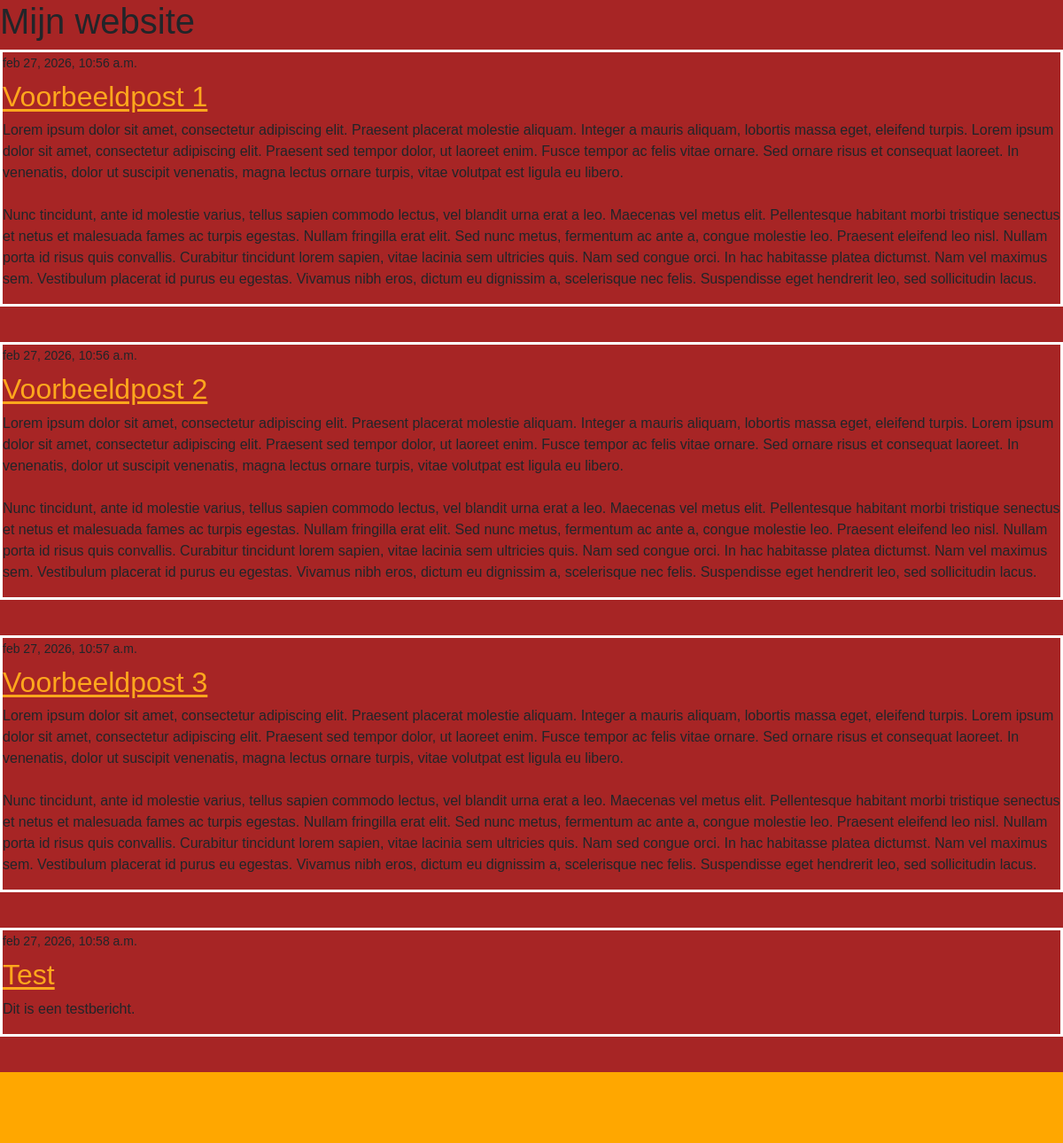
The page / on the database its author committed.
### blog/models.py (models this page shows, shortened)
class Post(models.Model):
    author = models.ForeignKey(
        settings.AUTH_USER_MODEL,
        on_delete=models.CASCADE
    )
    title = models.CharField(max_length=200)
    text = models.TextField()
    created_date = models.DateTimeField(default=timezone.now)
    published_date = models.DateTimeField(blank=True, null=True)

### blog/views.py (the view)
# urls.py: path('', views.post_list, name='post_list'),
def post_list(request):
    posts = Post.objects.filter(published_date__lte=timezone.now()).order_by('published_date')
    return render(request, 'blog/post_list.html', {'posts': posts})

### blog/templates/blog/post_list.html (shortened to what this page needs)
{% load static %}
<!DOCTYPE html>
<html lang="en">
<head>
    <link href="https://cdn.jsdelivr.net/npm/bootstrap@5.1.3/dist/css/bootstrap.min.css" rel="stylesheet"
>
    <link rel="stylesheet" href="{% static 'css/stijl.css' %}">
</head>
<body>
    <div class="header">
        <h1>Mijn website</h1>
    </div>
    <div class="content">
        {% block content %}
        {% for post in posts %}
        <article class="post">
            <time class="date">
                {{ post.published_date }}
            </time>
            <h2><a href="">{{ post.title }}</a></h2>
            <p>{{ post.text|linebreaksbr }}</p>
        </article>
        {% endfor %}
        {% endblock %}
    </div>
    <footer></footer>
</body>
</html>

### blog/static/css/stijl.css (style rules this page uses)
* { margin: 0; padding: 0; box-sizing: border-box; }
body { background-color: #a72525ff; font-family: Arial, Helvetica, sans-serif; }
a { color: black; }
.date { font-size: 14px; }
.post { margin-bottom: 40px; border: 3px solid white; }
.post h2 { margin: 7px 0; }
.post h2 a { color: #ffa71dff; text-decoration: underline; text-underline-offset: 3px; }
footer { background-color: #ffa700ff; height: 80px; }

### rows shown on the page
Post: published_date "feb 27, 2026, 10:56 a.m.", title "Voorbeeldpost 1", text "Lorem ipsum dolor sit amet, consectetur adipiscing elit. Praesent placerat molestie aliquam. Integer a mauris aliquam, lobortis massa eget, eleifend turpis. Lorem ipsum dolor sit amet, consectetur adipiscing elit. Praesent sed tempor dolor, ut laoreet enim. Fusce tempor ac felis vitae ornare. Sed ornare risus et consequat laoreet. In venenatis, dolor ut suscipit venenatis, magna lectus ornare turpis, vitae volutpat est ligula eu libero. Nunc tincidunt, ante id molestie varius, tellus sapien commodo lectus, vel blandit urna erat a leo. Maecenas vel metus elit. Pellentesque habitant morbi tristique senectus et netus et malesuada fames ac turpis egestas. Nullam fringilla erat elit. Sed nunc…"
Post: published_date "feb 27, 2026, 10:56 a.m.", title "Voorbeeldpost 2", text "Lorem ipsum dolor sit amet, consectetur adipiscing elit. Praesent placerat molestie aliquam. Integer a mauris aliquam, lobortis massa eget, eleifend turpis. Lorem ipsum dolor sit amet, consectetur adipiscing elit. Praesent sed tempor dolor, ut laoreet enim. Fusce tempor ac felis vitae ornare. Sed ornare risus et consequat laoreet. In venenatis, dolor ut suscipit venenatis, magna lectus ornare turpis, vitae volutpat est ligula eu libero. Nunc tincidunt, ante id molestie varius, tellus sapien commodo lectus, vel blandit urna erat a leo. Maecenas vel metus elit. Pellentesque habitant morbi tristique senectus et netus et malesuada fames ac turpis egestas. Nullam fringilla erat elit. Sed nunc…"
Post: published_date "feb 27, 2026, 10:57 a.m.", title "Voorbeeldpost 3", text "Lorem ipsum dolor sit amet, consectetur adipiscing elit. Praesent placerat molestie aliquam. Integer a mauris aliquam, lobortis massa eget, eleifend turpis. Lorem ipsum dolor sit amet, consectetur adipiscing elit. Praesent sed tempor dolor, ut laoreet enim. Fusce tempor ac felis vitae ornare. Sed ornare risus et consequat laoreet. In venenatis, dolor ut suscipit venenatis, magna lectus ornare turpis, vitae volutpat est ligula eu libero. Nunc tincidunt, ante id molestie varius, tellus sapien commodo lectus, vel blandit urna erat a leo. Maecenas vel metus elit. Pellentesque habitant morbi tristique senectus et netus et malesuada fames ac turpis egestas. Nullam fringilla erat elit. Sed nunc…"
Post: published_date "feb 27, 2026, 10:58 a.m.", title "Test", text "Dit is een testbericht."
